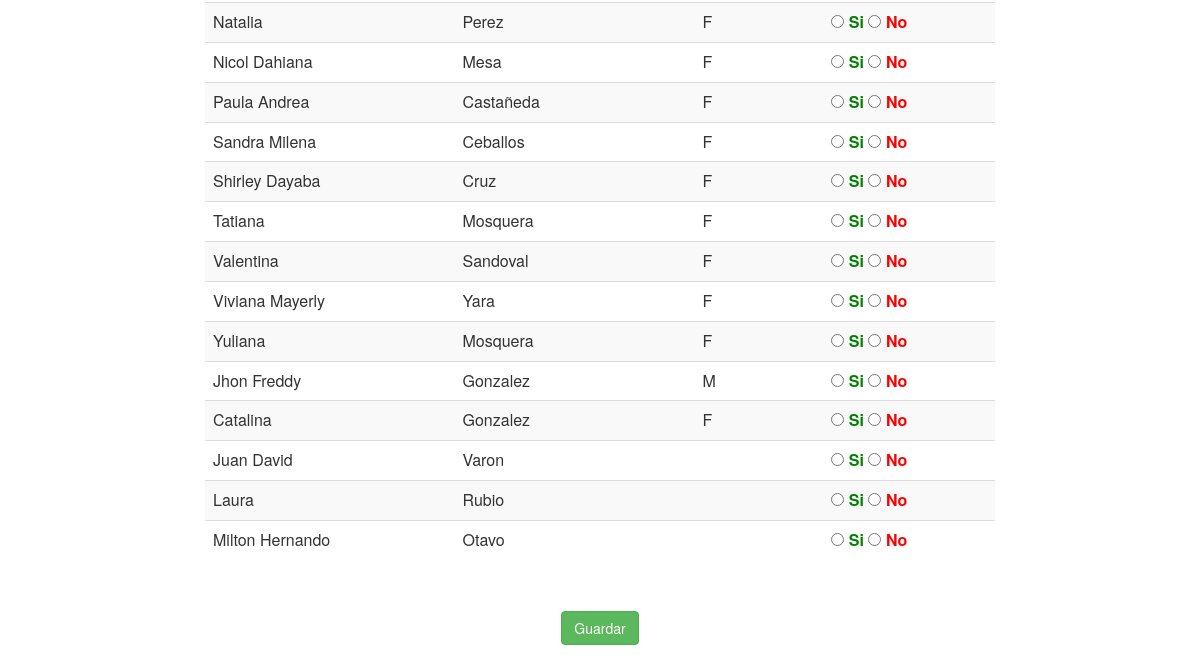
Before: /asistencia (signed in, lower part) with the older database file.
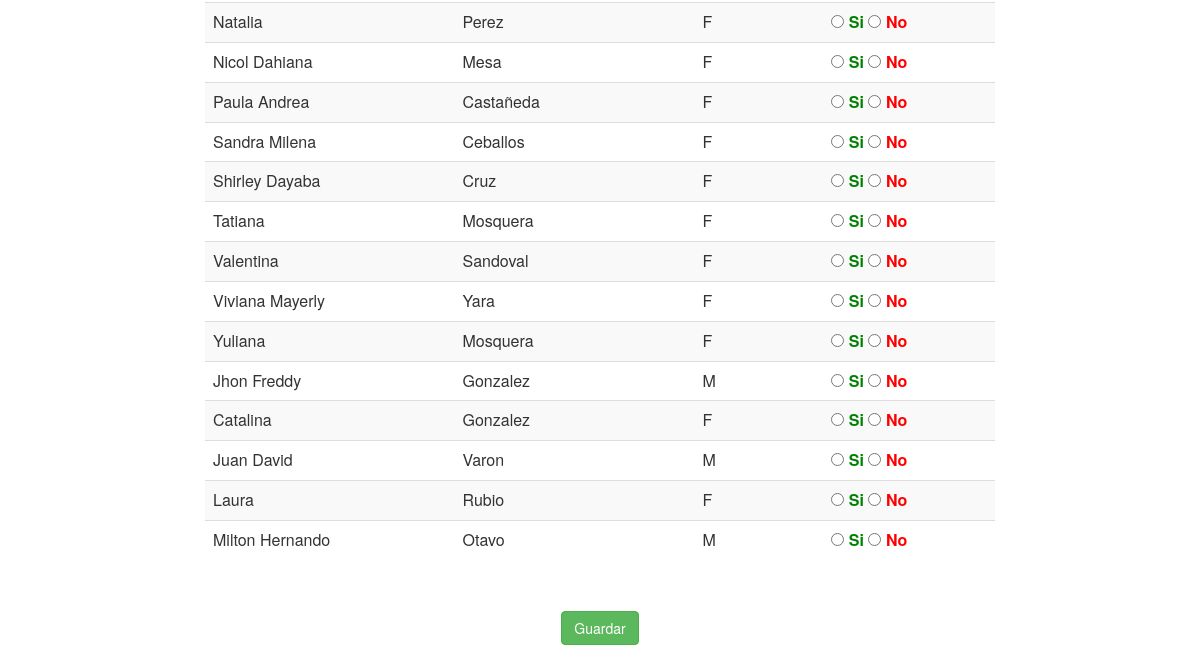
After: the same page with the newer database file.
### tables this page shows
CREATE TABLE `integrante` (
  `DOCUMENTO` int(12) NOT NULL,
  `NOMBRES` varchar(25) NOT NULL,
  `PRIMER_APELLIDO` varchar(15) NOT NULL,
  `SEGUNDO_APELLIDO` varchar(15) DEFAULT NULL,
  `GENERO` varchar(2) DEFAULT NULL,
  `FECHA_NACIMIENTO` date NOT NULL,
  `DIRECCION` varchar(50) DEFAULT NULL,
  `CELULAR` varchar(200) DEFAULT NULL,
  `CORREO` varchar(50) DEFAULT NULL,
  `ACOLITO` tinyint(1) DEFAULT NULL,
  `COORDINADOR` tinyint(1) DEFAULT NULL,
  `IMAGEN` longtext,
  `FECHA_INGRESO` date DEFAULT NULL,
  `FECHA_REGISTRO` timestamp NOT NULL DEFAULT CURRENT_TIMESTAMP ON UPDATE CURRENT_TIMESTAMP
);

### Core/Config/Request.php (called while the page is built)
<?php namespace Core\Config;
class Request{
	private $controlador;
	private $metodo;
	private $argumento;
	public function __construct(){
		if(isset($_GET['url'])){
			$ruta = filter_input(INPUT_GET, 'url', FILTER_SANITIZE_URL);
			$ruta = explode("/", $ruta);
			$ruta = array_filter($ruta);
			if($ruta[0] == "index.php"){
				$this->controlador = "Login";
			}else{
				$this->controlador = strtolower(array_shift($ruta));
			}
			$this->metodo = strtolower(array_shift($ruta));
			if(!$this->metodo){
				$this->metodo = "index";
			}
			$this->argumento = $ruta;
		}else{
			$this->controlador = "Login";
			$this->metodo = "index";
		}
	}
	public function getControlador(){
		return $this->controlador;
	}
	public function getMetodo(){
		return $this->metodo;
	}
	public function getArgumento(){
		return $this->argumento;
	}
}
?>

### index.php (called while the page is built, shortened)
<?php
if (isset($_SESSION['app_id'])) {
	require_once "Core/Models/Conexion.php";
}
Core\Config\Enrutador::run(new Core\Config\Request());
?>

### Core/Models/Conexion.php (called while the page is built, shortened)
<?php namespace Core\Models;
	class Conexion{
		private $datos= array (
				"host"=>DB_HOST,
				"user"=>DB_USER,
				"pass"=>DB_PASS,
				"db"=>DB_NAME
			);
		private $db;
		public function __construct()
		{
			$this->db = new \mysqli(
					$this->datos['host'],
					$this->datos['user'],
					$this->datos['pass'],
					$this->datos['db']
				);
			$this->db-> set_charset("utf8");
		}
		public function consultaRetorno($sql){
			$datos = $this->db->query($sql);
			return $datos;
		}
	}
 ?>

### Core/Controllers/AsistenciaController.php (called while the page is built, shortened)
<?php namespace Core\Controllers;
class AsistenciaController{
	private $integrante;
	private $asistencia;
	public function __construct(){
		$this->integrante = new Integrante();
		$this->asistencia = new Asistencia();
	}
	public function index(){
		if ($_POST) {
			$datos=$this->integrante->listar();
			while($row = mysqli_fetch_array($datos)){
				$id=$row['DOCUMENTO'];
				$this->asistencia->__set("fecha", $_POST['fechaAsistencia']);
				$this->asistencia->__set("integrante",  $_POST['documento_'.$id]);
				$this->asistencia->__set("asistencia", $_POST['asistencia_'.$id] );
				$this->asistencia->add();
			}
			header("Location:" . URL . "asistencia");
		}else {
			$datos=$this->integrante->listar();
			return $datos;
		}
	}
}
?>

### Core/Models/Integrante.php (called while the page is built, shortened)
<?php namespace Core\Models;
class Integrante {
	private $db;
	public function __construct(){
		$this->db = new Conexion();
	}
	public function listar(){
		$sql="SELECT * FROM integrante ORDER BY DOCUMENTO ASC ";
		$datos=$this->db->consultaRetorno($sql);
		return $datos;
	}
}
?>

### HTML/Asistencia/index.php (the view, shortened to what this page needs)
  <html>
  <head>
    <?php include(HTML_DIR.'/overall/header.php') ?>
  </head>
  <body>
    <div id="container">
      <div class="row">
        <div class="col-md-8">
          <form class="form-horizontal" enctype="multipart/form-data" method="POST" id="formAsistencia" name="formAsistencia">
            <table class="table table-striped table-hover" id="integrantesTabla" >
            <tbody>
              <?php while($row = mysqli_fetch_array($datos)){ ?>
                <tr>
                  <td><?php  echo $row['NOMBRES']; ?></td>
                  <td><?php  echo $row['PRIMER_APELLIDO']; ?></td>
                  <td><?php  echo $row['GENERO']; ?></td>
                  <td>
                    <input type="radio"  required name="asistencia_<?php echo $row['DOCUMENTO'] ?>"  id="si_<?php echo $row['DOCUMENTO'] ?>" value="1"> <span style="color:green;font-weight: bold">Si</span>
                    <input type="radio" required name="asistencia_<?php echo $row['DOCUMENTO'] ?>" id="no_<?php echo $row['DOCUMENTO'] ?>" value="0"> <span style="color:red;font-weight: bold">No</span>
                  </td>
                </tr>
                <?php
              }
              ?>
            </tbody>
          </table>
          <div class="form-group" align="center" style="padding-top: 4%;">
            <button type="submit" class="btn btn-success">Guardar</button>
          </div>
        </form>
      </div>
    </div>
  </div>
</body>
</html>

### Core/Config/Enrutador.php (shortened to what this page needs)
<?php namespace Core\Config;
class Enrutador
{
	public static function run(Request $request){
		$controlador = ucwords($request->getControlador()) . "Controller";
		$ruta = ROOT . "Core". DS . "Controllers" . DS . $controlador .".php";
		$metodo = $request->getMetodo();
		$argumento = $request->getArgumento();
		if(is_readable($ruta)){
			$controlador = new $mostrar;
			if(!isset($argumento) and method_exists($controlador,$metodo) ){
				$datos = call_user_func(array($controlador, $metodo));
			}elseif(method_exists($controlador,$metodo)){
				$datos = call_user_func_array(array($controlador, $metodo), $argumento);
			}
		}
		$ruta = ROOT . "HTML" . DS . ucwords($request->getControlador()) . DS . $request->getMetodo() . ".php";
		if(is_readable($ruta)){
			require_once $ruta;
		}else{
			if ($request->getMetodo()!='listarasistencia') {
			}
		}
	}
}
?>

### HTML/overall/header.php (shortened to what this page needs)
<link rel="stylesheet" type="text/css" href="<?php echo URL; ?>Views/bootstrap/css/bootstrap.min.css">
<link rel="stylesheet" href="<?php echo URL; ?>Views/fontawesome/css/font-awesome.min.css">
<link rel="stylesheet" type="text/css" href="<?php echo URL; ?>Views/css/general.css">

Changed rows visible on the page:
changed integrante "Juan David": GENERO (not shown) → "M"
changed integrante "Laura": GENERO (not shown) → "F"
changed integrante "Milton Hernando": GENERO (not shown) → "M"
